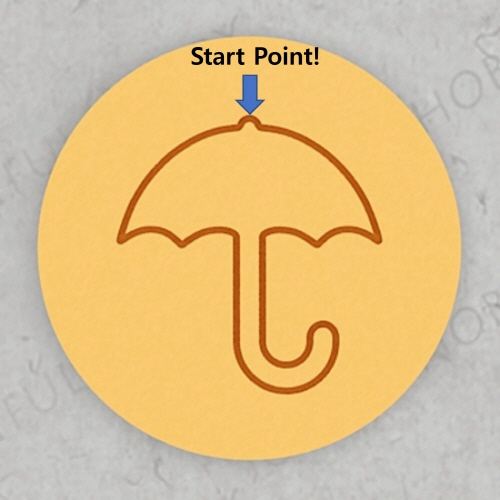
#> input picture img/um.jpg, 500 x 500 px
$ python compare.py
#> lines starting #> are read from the running program, lines starting #| are printed output that depends on the picture; after the words box and inside, x2 and y2 are one past the last pixel; in counts of white or black regions, pixels touching at a corner belong together
import numpy as np
import cv2
def contour():
    img = cv2.imread('img/um.jpg')
#> img is the input picture: shape (500, 500, 3); mean B, G, R 142.2, 192.7, 220.5
    imgCanvas = np.zeros((500, 500, 3), np.uint8)
    imgray = cv2.cvtColor(img, cv2.COLOR_BGR2GRAY)
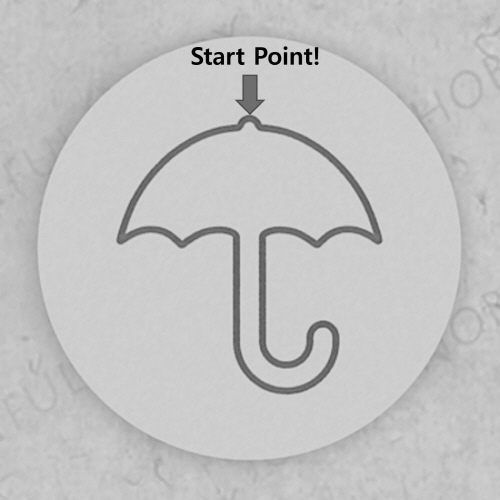
#> imgray: shape (500, 500); min 0, max 213, mean 195.4

    ret, thr = cv2.threshold(imgray, 127, 255, 0)
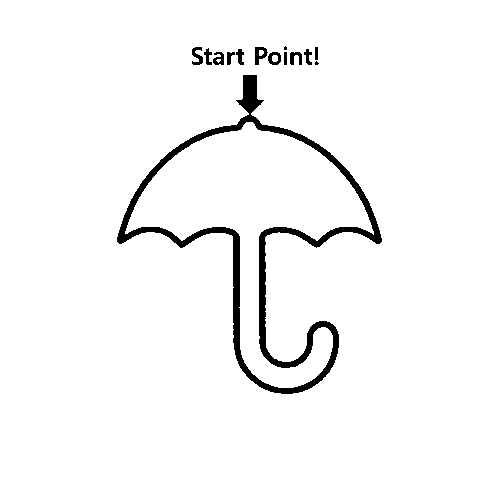
#> thr: shape (500, 500); 96.7% white; 14 black regions (2 under 20 px)
    contours, _ = cv2.findContours(thr, cv2.RETR_TREE, cv2.CHAIN_APPROX_NONE)
#> contours = 19 contours, 4 with area under 20; largest, box (x1, y1, x2, y2) and area: (0, 0, 500, 500) 249001, (116, 74, 383, 395) 31078, (125, 122, 374, 388) 22566, (254, 46, 269, 66) 184, (267, 51, 282, 66) 162
    print(contours)
#> (printed output is left out)
    # for i in contours[0]:
    # cv2.circle(imgCanvas, (20,20), 3, (255,128,0), cv2.FILLED)
    cv2.drawContours(imgCanvas, contours[1], -1, (0,0,255),1)
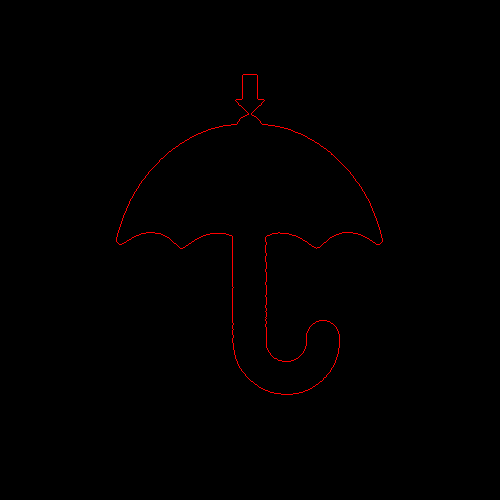
#> imgCanvas: shape (500, 500, 3); mean of channels 0, 1, 2 0, 0, 1.2; drawn as B, G, R
    # cv2.drawContours(imgCanvas, contours[2], -1, (0,0,255),1)

    for i in range(len(contours[1])):
        print("in x,y : {}, {}".format(contours[1][i][0][0], contours[1][i][0][1]))

    # for i in range(len(contours[2])):
    #     print("out x,y : {}, {}".format(contours[2][i][0][0], contours[2][i][0][1]))


    cv2.imshow('thresh',thr)
    cv2.imshow('contour', img)
    cv2.imshow('d',imgCanvas)

    cv2.waitKey(0)
    cv2. destroyAllWindows()

contour()

$ run again, with img/circle.jpg copied over img/um.jpg
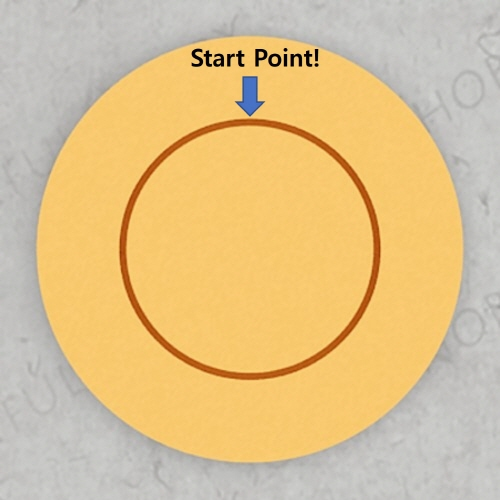
#> input picture img/circle.jpg, 500 x 500 px
#> in contour, img is the input picture: shape (500, 500, 3); mean B, G, R 142.4, 193.8, 221.5
#> in contour, `ret, thr = cv2.threshold(imgray, 127, 255, 0)`:
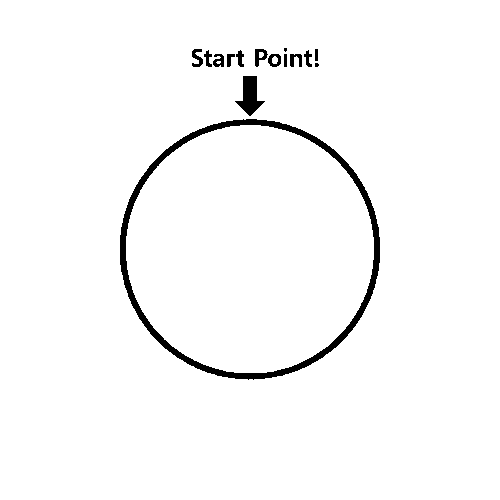
#> thr: shape (500, 500); 97.5% white; 15 black regions (2 under 20 px)
#> contours = 20 contours, 3 with area under 20; largest, box (x1, y1, x2, y2) and area: (0, 0, 500, 500) 249001, (119, 118, 381, 381) 53602, (126, 125, 374, 373) 48087, (234, 75, 266, 117) 644, (254, 48, 269, 68) 178
#> (printed output is left out)
#> in contour, `cv2.drawContours(imgCanvas, contours[1], -1, (0,0,255),1)`:
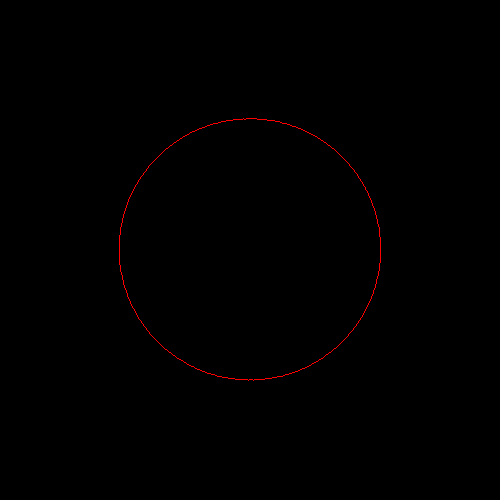
#> imgCanvas: shape (500, 500, 3); mean of channels 0, 1, 2 0, 0, 0.8; drawn as B, G, R

$ run again, with img/dal.jpg copied over img/um.jpg
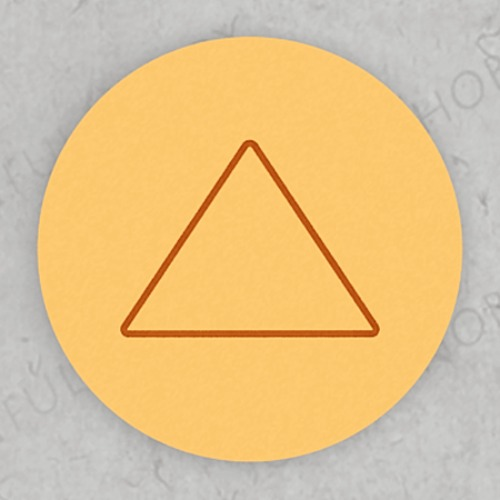
#> input picture img/dal.jpg, 500 x 500 px
#> in contour, img is the input picture: shape (500, 500, 3); mean B, G, R 143.8, 194.9, 225.1
#> in contour, `ret, thr = cv2.threshold(imgray, 127, 255, 0)`:
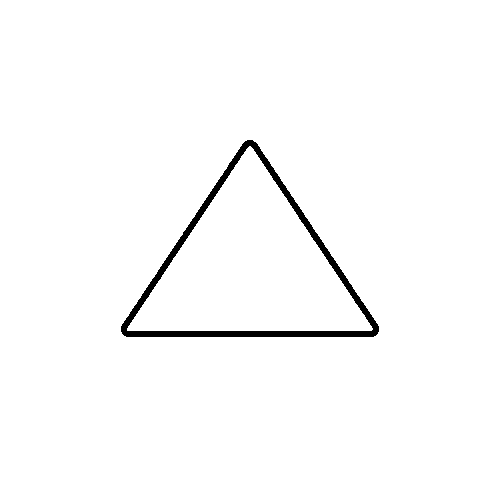
#> thr: shape (500, 500); 98.3% white; 1 black region
#> contours = 3 contours; box (x1, y1, x2, y2) and area: (0, 0, 500, 500) 249001, (120, 139, 380, 338) 27905, (127, 146, 373, 331) 22992
#> (printed output is left out)
#> in contour, `cv2.drawContours(imgCanvas, contours[1], -1, (0,0,255),1)`:
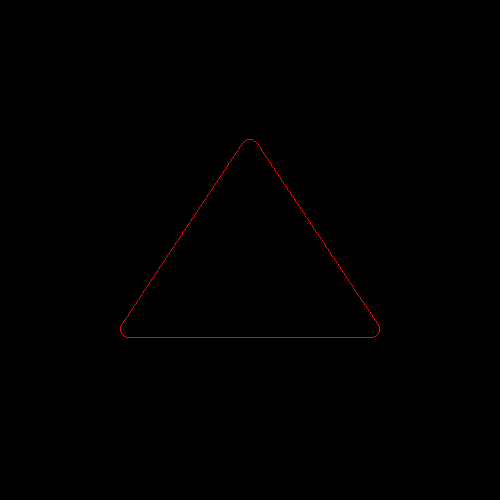
#> imgCanvas: shape (500, 500, 3); mean of channels 0, 1, 2 0, 0, 0.7; drawn as B, G, R
#> the loop in contour, `for i in range(len(contours[1])):` made 652 passes
#| in x,y : 246, 140
#| in x,y : 247, 139
#| in x,y : 248, 139
#| in x,y : 249, 139
#| in x,y : 250, 139
#> (further printed lines are left out)

$ run again, with img/star.jpg copied over img/um.jpg
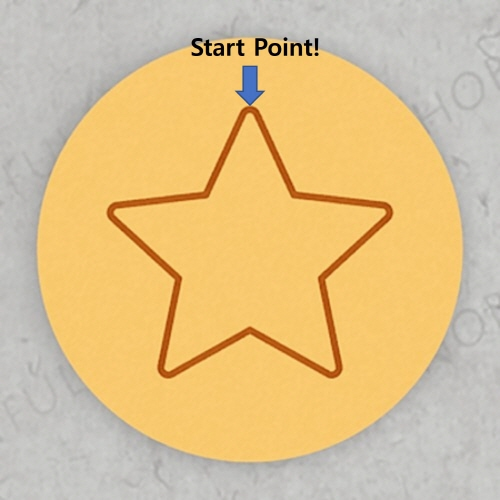
#> input picture img/star.jpg, 500 x 500 px
#> in contour, img is the input picture: shape (500, 500, 3); mean B, G, R 142.2, 193.2, 221
#> in contour, `ret, thr = cv2.threshold(imgray, 127, 255, 0)`:
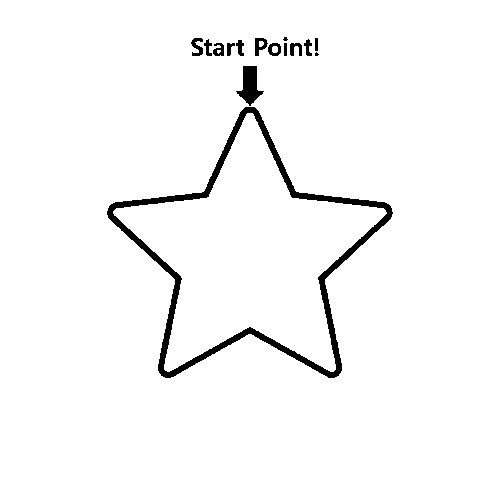
#> thr: shape (500, 500); 97.1% white; 15 black regions (2 under 20 px)
#> contours = 20 contours, 3 with area under 20; largest, box (x1, y1, x2, y2) and area: (0, 0, 500, 500) 249001, (106, 106, 394, 379) 37560, (113, 113, 387, 372) 30863, (235, 65, 265, 107) 626, (254, 37, 269, 57) 184
#> (printed output is left out)
#> in contour, `cv2.drawContours(imgCanvas, contours[1], -1, (0,0,255),1)`:
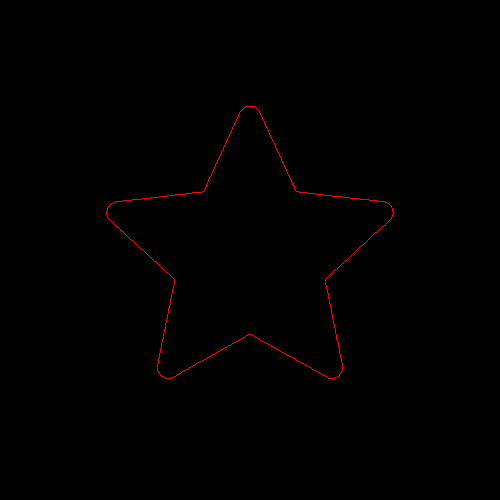
#> imgCanvas: shape (500, 500, 3); mean of channels 0, 1, 2 0, 0, 0.9; drawn as B, G, R
